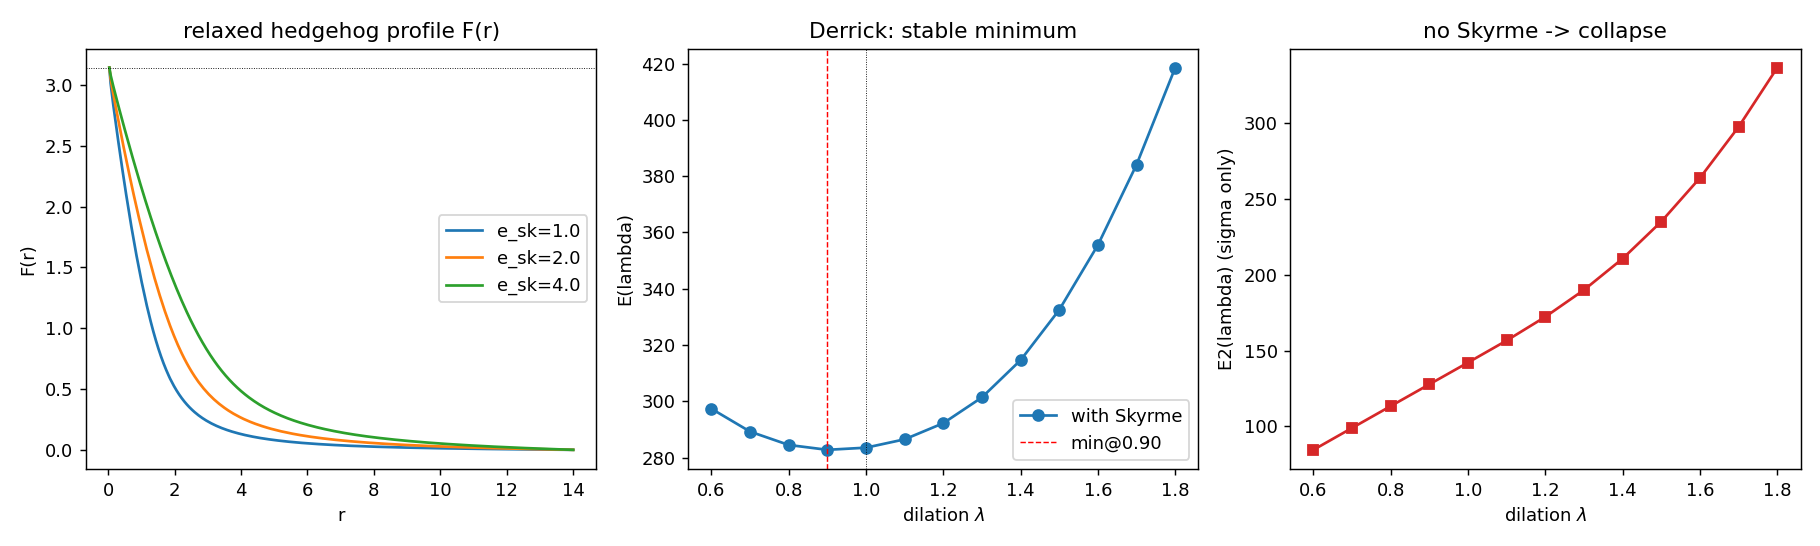

Write Python code to recreate this figure.
"""SU3 -- the hedgehog/Skyrmion: does a stable point soliton exist on the lattice?

The hedgehog U(r) = exp(i F(r) rhat.sigma) = (cos F, sin F rhat) maps S^3 (space + the
point at infinity) onto SU(2) = S^3 with winding B = 1 when F(0)=pi, F(inf)=0.  Derrick's
theorem in 3D: under a dilation x -> x/lambda the sigma energy scales E2(lambda)=lambda E2
and a 4-derivative (Skyrme) energy E4(lambda)=E4/lambda, so

    E(lambda) = lambda E2 + E4/lambda ,   dE/dlambda=0  ->  lambda*=sqrt(E4/E2),

with a stable minimum ONLY when BOTH terms are present, and at the minimum the VIRIAL
identity E2 = E4 holds.  A pure sigma model (E4=0) collapses (lambda -> 0); the Skyrme
term is the stabiliser.  We test this two ways:

  (A) RADIAL: relax the 1D profile F(r) of the full Skyrme functional for several Skyrme
      weights e_sk; report F(0), F(inf), E2, E4, the Derrick ratio E2/E4 (-> 1), and the
      soliton mass M = E2 + E4.
  (B) 3D LATTICE: embed the relaxed profile on the cubic lattice and scan the dilation
      energy E(lambda) of the lattice functional -- with Skyrme a minimum sits at
      lambda~1 (stable); without Skyrme (e_sk=0) the energy falls monotonically to
      lambda=0 (collapse), the lattice image of Derrick instability.

ANTI-CIRCULARITY: quaternions only; "baryon"/"proton" appear only as NAMES.  B is the
discrete current determinant (su2_core.baryon_number).
"""

from __future__ import annotations

import sys
from pathlib import Path

import numpy as np

sys.path.insert(0, str(Path(__file__).resolve().parent))
import su2_core as s   # noqa: E402

try:
    import matplotlib
    matplotlib.use("Agg")
    import matplotlib.pyplot as plt
    HAVE_MPL = True
except Exception:
    HAVE_MPL = False

E_SK_LIST = [1.0, 2.0, 4.0]


def radial_study():
    """Relax F(r) for each e_sk on the fixed grid (rmax=14, n=360) that converges to the
    virial minimum E2=E4 for the cores tested here (e_sk=1,2,4 -> core 0.86..1.71 << 14).
    L-BFGS-B with the analytic jac (su2_core._radial_grad) finds the Skyrme profile."""
    r, dr = s.radial_grid(rmax=14.0, n=360)
    out = []
    profiles = {}
    for e_sk in E_SK_LIST:
        F, E2, E4 = s.radial_relax(r, dr, e_sk)
        out.append({"e_sk": e_sk, "E2": E2, "E4": E4, "ratio_E2_E4": E2 / E4,
                    "mass": E2 + E4, "F0": float(F[0]), "Finf": float(F[-1])})
        profiles[e_sk] = (r, F)
    return out, profiles, r, dr


def lattice_dilation(profile_F, r_prof, e_sk, L=28.0, N=85):
    """E(lambda) of the 3D lattice functional for the hedgehog with profile F(r/lambda).
    lambda<1 shrinks the soliton, lambda>1 spreads it.  A well-resolved core (>~5 pts) is
    needed so the UV-sensitive E4 is captured.  Returns lambdas, E2, E4, B."""
    xs = np.linspace(-L / 2, L / 2, N); dx = float(xs[1] - xs[0])
    lambdas = np.linspace(0.6, 1.8, 13)
    E2s, E4s, Bs = [], [], []
    for lam in lambdas:
        prof = lambda rr, lam=lam: np.interp(rr / lam, r_prof, profile_F,
                                             left=s.PI, right=0.0)
        U = s.hedgehog_field(xs, xs, xs, profile=prof)
        E2, E4, _ = s.chiral_energy(U, dx, e_sk)
        E2s.append(E2); E4s.append(E4); Bs.append(s.baryon_number(U, dx))
    return lambdas.tolist(), E2s, E4s, Bs


def main():
    radial, profiles, r, dr = radial_study()

    # pick a WELL-RESOLVED profile (e_sk=4, core ~1.7) for the 3D dilation test
    e_ref = 4.0
    r_prof, F_ref = profiles[e_ref]
    lam, E2_sk, E4_sk, B_sk = lattice_dilation(F_ref, r_prof, e_ref)
    Etot_sk = [a + b for a, b in zip(E2_sk, E4_sk)]
    lam0, E2_0, E4_0, B0 = lattice_dilation(F_ref, r_prof, 0.0)   # no Skyrme: e4 weight 0
    Etot_0 = E2_0                                                 # only sigma

    # stability diagnostics on the lattice dilation curve
    imin_sk = int(np.argmin(Etot_sk))
    lam_min_sk = lam[imin_sk]
    stable_sk = bool(0.7 < lam_min_sk < 1.6 and imin_sk not in (0, len(lam) - 1))
    # without Skyrme: minimum should be at the smallest lambda (collapse)
    imin_0 = int(np.argmin(Etot_0))
    collapse_0 = bool(imin_0 <= 1)

    # radial Derrick virial: E2/E4 -> 1 at the relaxed soliton
    ratios = [d["ratio_E2_E4"] for d in radial]
    virial_ok = all(abs(rr - 1.0) < 0.1 for rr in ratios)
    profile_ok = all(abs(d["F0"] - s.PI) < 0.05 and abs(d["Finf"]) < 0.05
                     for d in radial)

    verdict = ("SIM" if (virial_ok and profile_ok and stable_sk and collapse_0)
               else "PARCIAL" if virial_ok and profile_ok else "NAO")

    payload = {"e_sk_list": E_SK_LIST, "radial": radial,
               "virial_E2_eq_E4": bool(virial_ok), "profile_pi_to_0": bool(profile_ok),
               "lattice_dilation": {
                   "e_sk_ref": e_ref, "lambda": lam,
                   "E_total_with_skyrme": Etot_sk, "E_total_sigma_only": Etot_0,
                   "lambda_min_with_skyrme": lam_min_sk,
                   "stable_with_skyrme": stable_sk,
                   "collapse_without_skyrme": collapse_0,
                   "B_vs_lambda": B_sk},
               "mass_e_sk_1": radial[E_SK_LIST.index(1.0)]["mass"],
               "verdict": verdict}
    s.save_json("SU3_hedgehog", payload)

    if HAVE_MPL:
        fig, ax = plt.subplots(1, 3, figsize=(14, 4.2))
        for e_sk in E_SK_LIST:
            rr, FF = profiles[e_sk]
            ax[0].plot(rr, FF, label=f"e_sk={e_sk}")
        ax[0].axhline(np.pi, color="k", lw=0.5, ls=":")
        ax[0].set_xlabel("r"); ax[0].set_ylabel("F(r)")
        ax[0].set_title("relaxed hedgehog profile F(r)"); ax[0].legend()
        ax[1].plot(lam, Etot_sk, "o-", label="with Skyrme")
        ax[1].axvline(1.0, color="k", lw=0.5, ls=":")
        ax[1].axvline(lam_min_sk, color="r", lw=0.8, ls="--", label=f"min@{lam_min_sk:.2f}")
        ax[1].set_xlabel(r"dilation $\lambda$"); ax[1].set_ylabel("E(lambda)")
        ax[1].set_title("Derrick: stable minimum"); ax[1].legend()
        ax[2].plot(lam0, Etot_0, "s-", color="C3")
        ax[2].set_xlabel(r"dilation $\lambda$"); ax[2].set_ylabel("E2(lambda) (sigma only)")
        ax[2].set_title("no Skyrme -> collapse")
        fig.tight_layout(); fig.savefig(s.OUTDIR / "SU3_hedgehog.png", dpi=130)

    print("=" * 72)
    print("SU3 -- HEDGEHOG / SKYRMION: existence and stability")
    print("=" * 72)
    print(f"{'e_sk':>6} {'E2':>9} {'E4':>9} {'E2/E4':>7} {'mass':>9} {'F(0)':>6} {'F(inf)':>7}")
    for d in radial:
        print(f"{d['e_sk']:6.2f} {d['E2']:9.3f} {d['E4']:9.3f} {d['ratio_E2_E4']:7.3f} "
              f"{d['mass']:9.3f} {d['F0']:6.3f} {d['Finf']:7.0e}")
    print("-" * 72)
    print(f"virial E2=E4 (Derrick): {virial_ok}   F:pi->0: {profile_ok}")
    print(f"3D lattice with Skyrme: min at lambda={lam_min_sk:.2f}  stable={stable_sk}")
    print(f"3D lattice sigma-only : collapse (min at smallest lambda)={collapse_0}")
    print(f"VERDICT: hedgehog {verdict}")
    return payload


if __name__ == "__main__":
    main()
